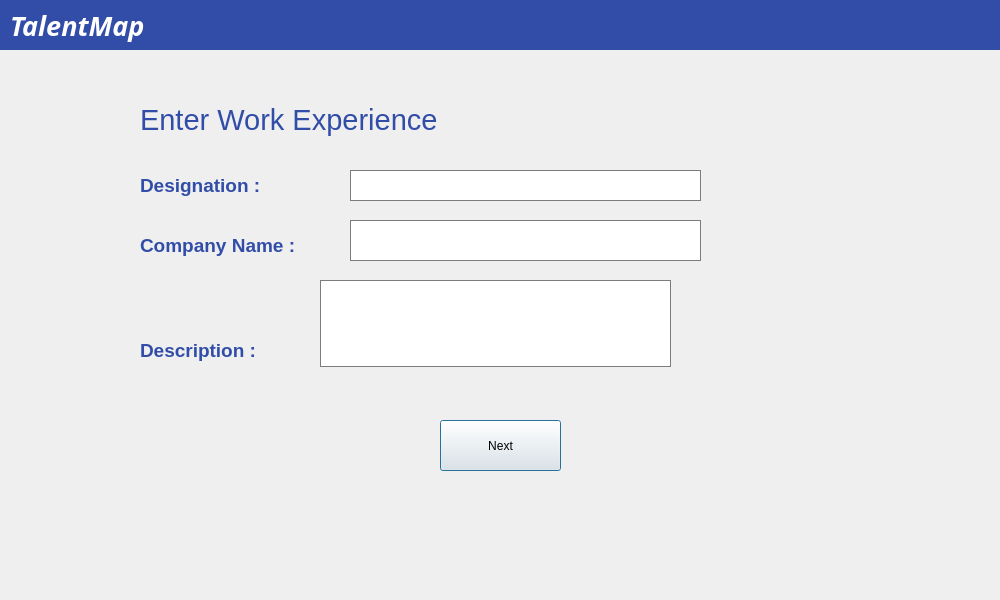
<?xml version="1.0" encoding="UTF-8"?>
<ui version="4.0">
 <class>Dialog4</class>
 <widget class="QDialog" name="Dialog4">
  <property name="geometry">
   <rect>
    <x>0</x>
    <y>0</y>
    <width>1000</width>
    <height>600</height>
   </rect>
  </property>
  <property name="windowTitle">
   <string>TalentMap</string>
  </property>
  <property name="windowOpacity">
   <double>1.000000000000000</double>
  </property>
  <property name="autoFillBackground">
   <bool>false</bool>
  </property>
  <widget class="QWidget" name="widget" native="true">
   <property name="geometry">
    <rect>
     <x>0</x>
     <y>0</y>
     <width>1011</width>
     <height>50</height>
    </rect>
   </property>
   <property name="palette">
    <palette>
     <active>
      <colorrole role="Base">
       <brush brushstyle="SolidPattern">
        <color alpha="255">
         <red>255</red>
         <green>255</green>
         <blue>255</blue>
        </color>
       </brush>
      </colorrole>
      <colorrole role="Window">
       <brush brushstyle="SolidPattern">
        <color alpha="255">
         <red>49</red>
         <green>77</green>
         <blue>168</blue>
        </color>
       </brush>
      </colorrole>
     </active>
     <inactive>
      <colorrole role="Base">
       <brush brushstyle="SolidPattern">
        <color alpha="255">
         <red>255</red>
         <green>255</green>
         <blue>255</blue>
        </color>
       </brush>
      </colorrole>
      <colorrole role="Window">
       <brush brushstyle="SolidPattern">
        <color alpha="255">
         <red>49</red>
         <green>77</green>
         <blue>168</blue>
        </color>
       </brush>
      </colorrole>
     </inactive>
     <disabled>
      <colorrole role="Base">
       <brush brushstyle="SolidPattern">
        <color alpha="255">
         <red>49</red>
         <green>77</green>
         <blue>168</blue>
        </color>
       </brush>
      </colorrole>
      <colorrole role="Window">
       <brush brushstyle="SolidPattern">
        <color alpha="255">
         <red>49</red>
         <green>77</green>
         <blue>168</blue>
        </color>
       </brush>
      </colorrole>
     </disabled>
    </palette>
   </property>
   <property name="autoFillBackground">
    <bool>true</bool>
   </property>
   <widget class="QLabel" name="label">
    <property name="geometry">
     <rect>
      <x>10</x>
      <y>0</y>
      <width>171</width>
      <height>51</height>
     </rect>
    </property>
    <property name="font">
     <font>
      <family>STCaiyun</family>
     </font>
    </property>
    <property name="text">
     <string>&lt;html&gt;&lt;head/&gt;&lt;body&gt;&lt;p&gt;&lt;span style=&quot; font-size:20pt; font-weight:600; font-style:italic; color:#ffffff;&quot;&gt;TalentMap&lt;/span&gt;&lt;/p&gt;&lt;/body&gt;&lt;/html&gt;</string>
    </property>
   </widget>
  </widget>
  <widget class="QWidget" name="widget_2" native="true">
   <property name="geometry">
    <rect>
     <x>120</x>
     <y>100</y>
     <width>781</width>
     <height>421</height>
    </rect>
   </property>
   <property name="palette">
    <palette>
     <active>
      <colorrole role="Base">
       <brush brushstyle="SolidPattern">
        <color alpha="255">
         <red>255</red>
         <green>255</green>
         <blue>255</blue>
        </color>
       </brush>
      </colorrole>
      <colorrole role="Window">
       <brush brushstyle="SolidPattern">
        <color alpha="255">
         <red>161</red>
         <green>161</green>
         <blue>161</blue>
        </color>
       </brush>
      </colorrole>
     </active>
     <inactive>
      <colorrole role="Base">
       <brush brushstyle="SolidPattern">
        <color alpha="255">
         <red>255</red>
         <green>255</green>
         <blue>255</blue>
        </color>
       </brush>
      </colorrole>
      <colorrole role="Window">
       <brush brushstyle="SolidPattern">
        <color alpha="255">
         <red>161</red>
         <green>161</green>
         <blue>161</blue>
        </color>
       </brush>
      </colorrole>
     </inactive>
     <disabled>
      <colorrole role="Base">
       <brush brushstyle="SolidPattern">
        <color alpha="255">
         <red>161</red>
         <green>161</green>
         <blue>161</blue>
        </color>
       </brush>
      </colorrole>
      <colorrole role="Window">
       <brush brushstyle="SolidPattern">
        <color alpha="255">
         <red>161</red>
         <green>161</green>
         <blue>161</blue>
        </color>
       </brush>
      </colorrole>
     </disabled>
    </palette>
   </property>
   <widget class="QLabel" name="label_2">
    <property name="geometry">
     <rect>
      <x>20</x>
      <y>0</y>
      <width>471</width>
      <height>41</height>
     </rect>
    </property>
    <property name="styleSheet">
     <string notr="true">font: 8pt &quot;STHupo&quot;;</string>
    </property>
    <property name="text">
     <string>&lt;html&gt;&lt;head/&gt;&lt;body&gt;&lt;p&gt;&lt;span style=&quot; font-size:22pt; color:#314da8;&quot;&gt;Enter Work Experience&lt;/span&gt;&lt;/p&gt;&lt;/body&gt;&lt;/html&gt;</string>
    </property>
    <property name="textFormat">
     <enum>Qt::AutoText</enum>
    </property>
   </widget>
   <widget class="QPushButton" name="pushButton4">
    <property name="geometry">
     <rect>
      <x>320</x>
      <y>320</y>
      <width>121</width>
      <height>51</height>
     </rect>
    </property>
    <property name="text">
     <string>Next</string>
    </property>
   </widget>
   <widget class="QLabel" name="label_4">
    <property name="geometry">
     <rect>
      <x>20</x>
      <y>70</y>
      <width>161</width>
      <height>31</height>
     </rect>
    </property>
    <property name="text">
     <string>&lt;html&gt;&lt;head/&gt;&lt;body&gt;&lt;p&gt;&lt;span style=&quot; font-size:14pt; font-weight:600; color:#314da8;&quot;&gt;Designation      :&lt;/span&gt;&lt;/p&gt;&lt;/body&gt;&lt;/html&gt;</string>
    </property>
   </widget>
   <widget class="QLabel" name="label_5">
    <property name="geometry">
     <rect>
      <x>20</x>
      <y>130</y>
      <width>211</width>
      <height>31</height>
     </rect>
    </property>
    <property name="text">
     <string>&lt;html&gt;&lt;head/&gt;&lt;body&gt;&lt;p&gt;&lt;span style=&quot; font-size:14pt; font-weight:600; color:#314da8;&quot;&gt;Company Name :&lt;/span&gt;&lt;/p&gt;&lt;/body&gt;&lt;/html&gt;</string>
    </property>
   </widget>
   <widget class="QTextEdit" name="desigbox">
    <property name="geometry">
     <rect>
      <x>230</x>
      <y>70</y>
      <width>351</width>
      <height>31</height>
     </rect>
    </property>
   </widget>
   <widget class="QTextEdit" name="textEdit">
    <property name="geometry">
     <rect>
      <x>230</x>
      <y>120</y>
      <width>351</width>
      <height>41</height>
     </rect>
    </property>
   </widget>
   <widget class="QTextEdit" name="textEdit_2">
    <property name="geometry">
     <rect>
      <x>200</x>
      <y>180</y>
      <width>351</width>
      <height>87</height>
     </rect>
    </property>
   </widget>
   <widget class="QLabel" name="label_3">
    <property name="geometry">
     <rect>
      <x>20</x>
      <y>230</y>
      <width>151</width>
      <height>41</height>
     </rect>
    </property>
    <property name="text">
     <string>&lt;html&gt;&lt;head/&gt;&lt;body&gt;&lt;p&gt;&lt;span style=&quot; font-size:14pt; font-weight:600; color:#314da8;&quot;&gt;Description :&lt;/span&gt;&lt;/p&gt;&lt;/body&gt;&lt;/html&gt;</string>
    </property>
   </widget>
  </widget>
 </widget>
 <resources/>
 <connections/>
</ui>
